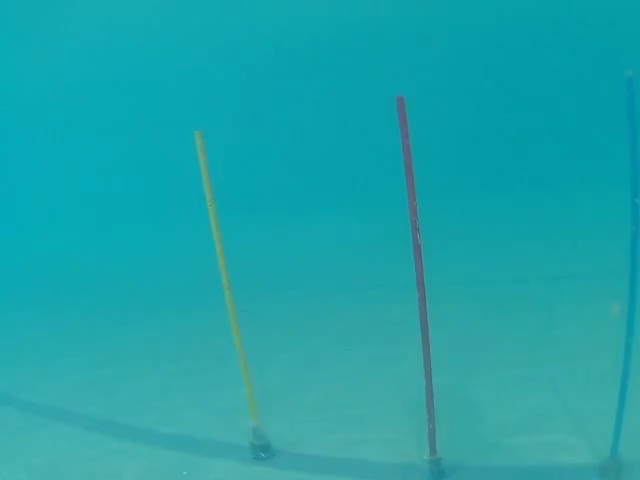
#> input picture frame 161 of dataset.mp4, 640 x 480 px
$ python angle_poles_final.py
#> lines starting #> are read from the running program, lines starting #| are printed output that depends on the picture; after the words box and inside, x2 and y2 are one past the last pixel; in counts of white or black regions, pixels touching at a corner belong together
#> further down, frame is the input picture: shape (480, 640, 3); mean B, G, R 169.7, 163.8, 28.9
import cv2
import numpy as np

def color_correction(frame):
    b, g, r = cv2.split(frame)
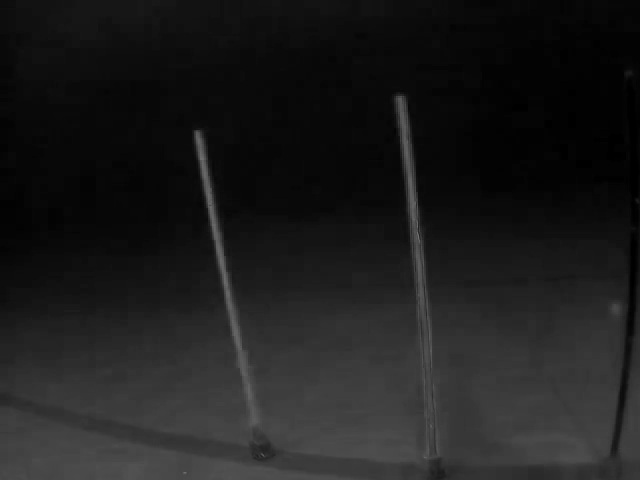
#> r: shape (480, 640); min 0, max 115, mean 28.9

    b = cv2.normalize(b, None, 0, 255, cv2.NORM_MINMAX)
    g = cv2.normalize(g, None, 0, 255, cv2.NORM_MINMAX)
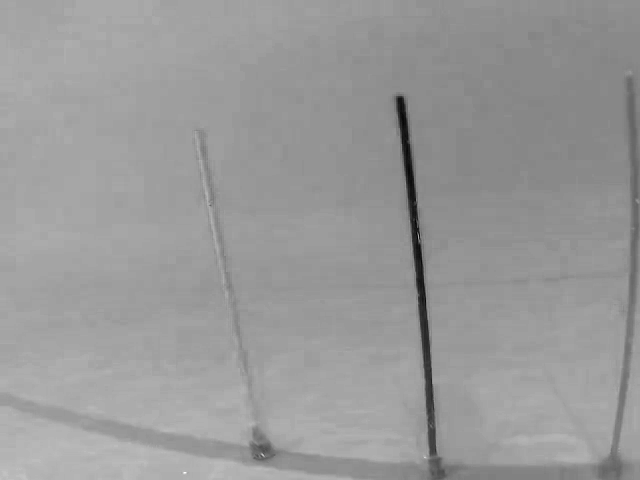
#> g: shape (480, 640); min 0, max 255, mean 153.3
    r = cv2.normalize(r, None, 0, 255, cv2.NORM_MINMAX)
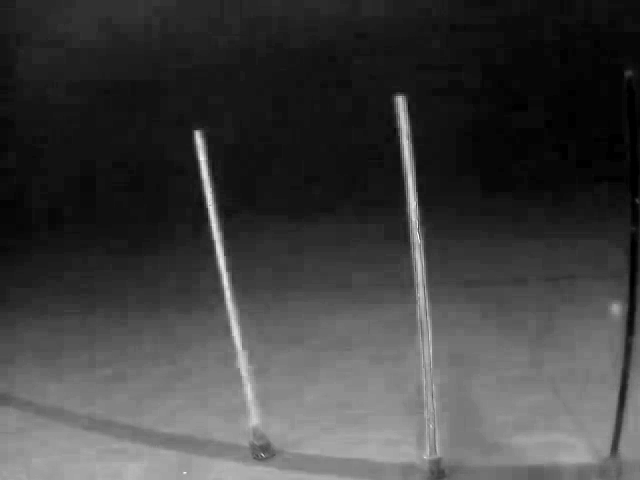
#> r: shape (480, 640); min 0, max 255, mean 64.1

    corrected = cv2.merge((b, g, r))
    return corrected


def apply_clahe(frame):
    lab = cv2.cvtColor(frame, cv2.COLOR_BGR2LAB)
    l, a, b = cv2.split(lab)

    clahe = cv2.createCLAHE(clipLimit=2.0, tileGridSize=(8, 8))
    l = clahe.apply(l)

    merged = cv2.merge((l, a, b))
    enhanced_bgr_image = cv2.cvtColor(merged, cv2.COLOR_LAB2BGR)
    return enhanced_bgr_image


VIDEO_PATH = "dataset.mp4"
HORIZONTAL_FOV_DEG = 100


LOWER_RED_1 = np.array([0, 80, 40])
UPPER_RED_1 = np.array([10, 255, 255])

LOWER_RED_2 = np.array([165, 80, 40])
UPPER_RED_2 = np.array([180, 255, 255])

LOWER_YELLOW = np.array([17, 100, 100])
UPPER_YELLOW = np.array([45, 255, 255])

LOWER_BLUE = np.array([90, 150, 100])
UPPER_BLUE = np.array([105, 255, 255])


capture = cv2.VideoCapture(VIDEO_PATH)
if not capture.isOpened():
    print("Error opening video")
    exit()


while True:
    ret, frame = capture.read() # Frame is taken in BGR by cv2
    if not ret:
        break

    cv2.imshow("Before color correction", frame)

    frame_normalized = color_correction(frame)
    cv2.imshow("After color correction", frame_normalized)


    hsv_image = cv2.cvtColor(frame_normalized, cv2.COLOR_BGR2HSV)
#> hsv_image: shape (480, 640, 3); mean H, S, V 89.5, 158.1, 165.8


    # RED MASK
    mask1 = cv2.inRange(hsv_image, LOWER_RED_1, UPPER_RED_1)
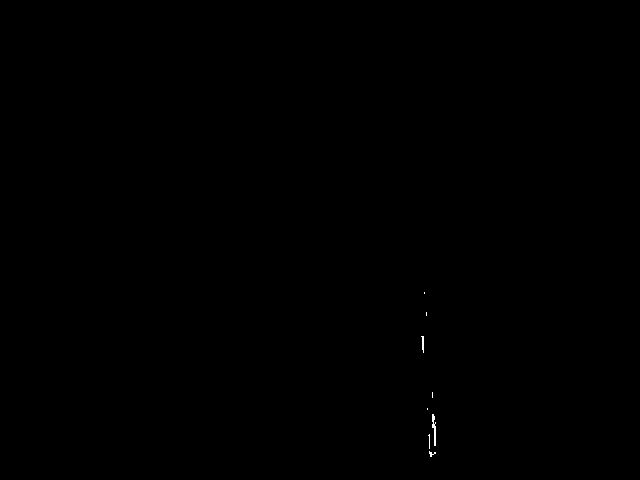
#> mask1: shape (480, 640); 0.05% white in thin lines or dots, all inside (x1, y1, x2, y2) = (421, 292, 436, 457)
    mask2 = cv2.inRange(hsv_image, LOWER_RED_2, UPPER_RED_2)
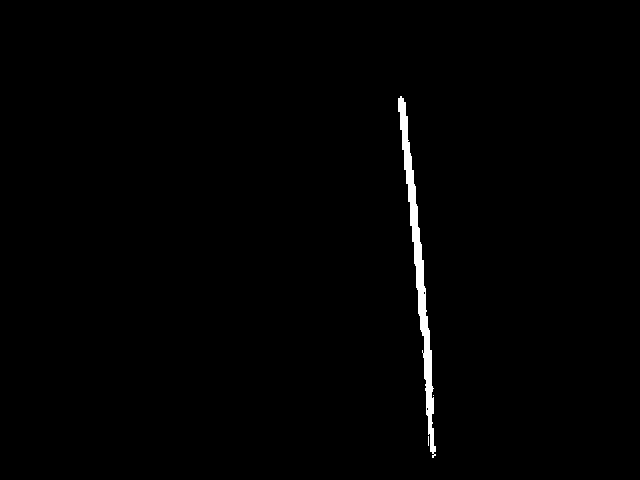
#> mask2: shape (480, 640); 0.86% white; 3 white regions (2 under 20 px), largest, box (x1, y1, x2, y2) and area: (398, 96, 436, 458) 2637
    red_mask = cv2.bitwise_or(mask1, mask2)
#> red_mask: shape (480, 640); 0.91% white; 1 white region, box (x1, y1, x2, y2) and area: (398, 96, 436, 458) 2803

    kernel_red = cv2.getStructuringElement(cv2.MORPH_RECT, (3, 25))
    # kernel_red = np.ones((5, 5), np.uint8)
    # red_mask = cv2.morphologyEx(red_mask, cv2.MORPH_OPEN, kernel_red)
    red_mask = cv2.morphologyEx(red_mask, cv2.MORPH_CLOSE, kernel_red)
#> red_mask: shape (480, 640); 0.92% white; 1 white region
    cv2.imshow("Red Mask", red_mask)


    contours_red, _ = cv2.findContours(red_mask, cv2.RETR_EXTERNAL, cv2.CHAIN_APPROX_SIMPLE)
#> contours_red = 1 contour; box (x1, y1, x2, y2) and area: (398, 96, 436, 458) 2458
    x_red, y_red, w_red, h_red = 0, 0, 0, 0
    frame_bbox = frame_normalized.copy()
    img_h, img_w = frame_bbox.shape[:2]
#> img_h = 480; img_w = 640
    pole_candidates_red = []
    for cnt in contours_red:
        area = cv2.contourArea(cnt)
        if area < 300:
            continue  # noise

        x, y, w, h = cv2.boundingRect(cnt)

        # Geometry filters
        aspect_ratio = h / w if w != 0 else 0

        if aspect_ratio < 3:
            continue  # not pole like

        if y + h < 0.6 * img_h:
            continue  # not touching floor

        # If it passes all conditions, then it might be a pole
        pole_candidates_red.append((cnt, x, y, w, h))
#> this loop made 1 pass
#> (area, x, y, w, h, aspect_ratio) on pass 1: (2457.5, 398, 96, 38, 362, 9.53)
#> after the loop, pole_candidates_red = 1 item

    if len(pole_candidates_red) > 0:
        best = max(pole_candidates_red, key=lambda item: item[4])
#> best = 5 items, first 5: contour of 126 points, box (x1, y1, x2, y2) (398, 96, 436, 458), area 2458, 398, 96, 38, 362
        cnt, x_red, y_red, w_red, h_red = best
#> cnt = contour of 126 points, box (x1, y1, x2, y2) (398, 96, 436, 458), area 2458; x_red = 398; y_red = 96; w_red = 38; h_red = 362
        cv2.rectangle(frame_bbox, (x_red, y_red), (x_red + w_red, y_red + h_red), (0, 255, 0), 2)
        cv2.putText(frame_bbox, "RED POLE", (x_red, y_red - 10), cv2.FONT_HERSHEY_SIMPLEX, 0.6, (0, 255, 0), 2)
        # Calculating the yaw angle
        img_center_x = img_w // 2
#> img_center_x = 320
        red_pole_center_x = x_red + (w_red // 2)
#> red_pole_center_x = 417
        x_error = red_pole_center_x - img_center_x
#> x_error = 97
        yaw_angle = (x_error / img_center_x) * (HORIZONTAL_FOV_DEG / 2)
#> yaw_angle = 15.16
        cv2.line(frame_bbox, (img_center_x, 0), (img_center_x, img_h), (255, 0, 0), 2)
        cv2.circle(frame_bbox, (red_pole_center_x, y_red), 6, (0, 0, 255), -1)
#> frame_bbox: shape (480, 640, 3); mean B, G, R 160.4, 153.7, 63.2
        cv2.putText(frame_bbox, f"Yaw: {yaw_angle:.2f} deg", (30, 40), cv2.FONT_HERSHEY_SIMPLEX,
        1, (0, 255, 255), 2)
    cv2.imshow("Detected Red Pole", frame_bbox)


    # YELLOW MASK
    # kernel_yellow = np.ones((3, 3), np.uint8)
    kernel_yellow = cv2.getStructuringElement(cv2.MORPH_RECT, (3, 25))
    yellow_mask = cv2.inRange(hsv_image, LOWER_YELLOW, UPPER_YELLOW)
#> yellow_mask: shape (480, 640); 0.5% white; 10 white regions (8 under 20 px), largest, box (x1, y1, x2, y2) and area: (204, 174, 258, 420) 1427, (196, 132, 202, 156) 60
    yellow_mask = cv2.dilate(yellow_mask, kernel_yellow, iterations=1)
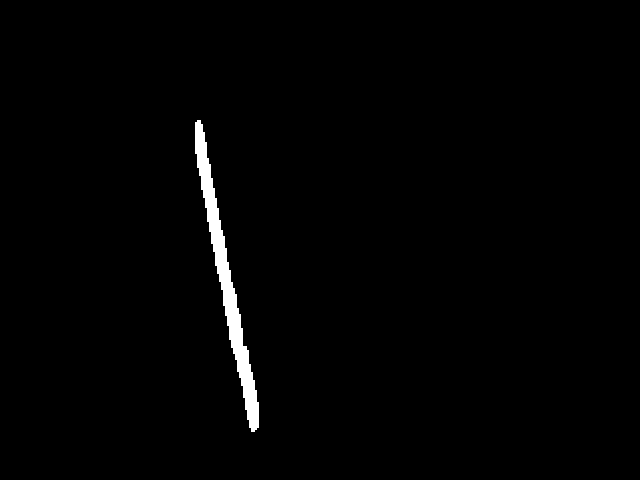
#> yellow_mask: shape (480, 640); 1.3% white; 1 white region
    yellow_mask = cv2.morphologyEx(yellow_mask, cv2.MORPH_CLOSE, kernel_yellow)
    cv2.imshow("Yellow Mask", yellow_mask)

    contours_yellow, _ = cv2.findContours(yellow_mask, cv2.RETR_EXTERNAL, cv2.CHAIN_APPROX_SIMPLE)
#> contours_yellow = 1 contour; box (x1, y1, x2, y2) and area: (195, 120, 259, 432) 3526

    frame_bbox = frame_normalized.copy()
    img_h, img_w = frame_bbox.shape[:2]
    pole_candidates_yellow = []
    for cnt in contours_yellow:
        area = cv2.contourArea(cnt)
        if area < 200:
            continue  # noise

        x, y, w, h = cv2.boundingRect(cnt)

        # Geometry filters
        aspect_ratio = h / w if w != 0 else 0

        if aspect_ratio < 3:
            continue  # not pole-like

        if y + h < 0.6 * img_h:
            continue  # not touching floor

        # If it passes all conditions, then it might be a pole
        pole_candidates_yellow.append((cnt, x, y, w, h))
#> this loop made 1 pass
#> (area, x, y, w, h, aspect_ratio) on pass 1: (3526.5, 195, 120, 64, 312, 4.88)
#> after the loop, pole_candidates_yellow = 1 item


    if len(pole_candidates_yellow) > 0:
        best = max(pole_candidates_yellow, key=lambda item: item[4])
#> best = 5 items, first 5: contour of 181 points, box (x1, y1, x2, y2) (195, 120, 259, 432), area 3526, 195, 120, 64, 312
        cnt, x, y, w, h = best
#> cnt = contour of 181 points, box (x1, y1, x2, y2) (195, 120, 259, 432), area 3526
        cv2.rectangle(frame_bbox, (x, y), (x + w, y + h), (0, 255, 0), 2)
        cv2.putText(frame_bbox, "YELLOW POLE", (x, y - 10), cv2.FONT_HERSHEY_SIMPLEX, 0.6, (0, 255, 0), 2)
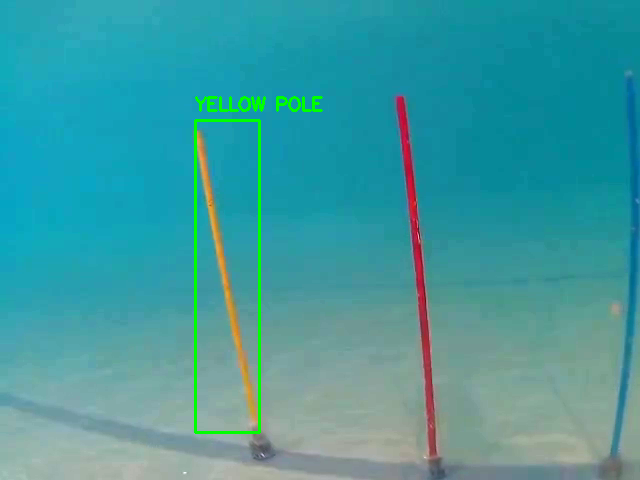
#> frame_bbox: shape (480, 640, 3); mean B, G, R 159.8, 154.4, 63.5
    cv2.imshow("Detected Yellow Pole", frame_bbox)


    # [5 lines of commented-out code are left out]


    key = cv2.waitKey(0) & 0xFF   # wait indefinitely
#> (key q is pressed here)
    if key == ord('q'):
        break

    # if cv2.waitKey(20) & 0xFF == ord('q'):
    #     break


capture.release()
cv2.destroyAllWindows()


# def gamma_correction(frame, gamma=1.2):
#     inv_gamma = 1.0 / gamma
#     table = np.array([
#         ((i / 255.0) ** inv_gamma) * 255
#         for i in range(256)
#     ]).astype("uint8")

#     return cv2.LUT(frame, table)

$ run again, starting later in the video
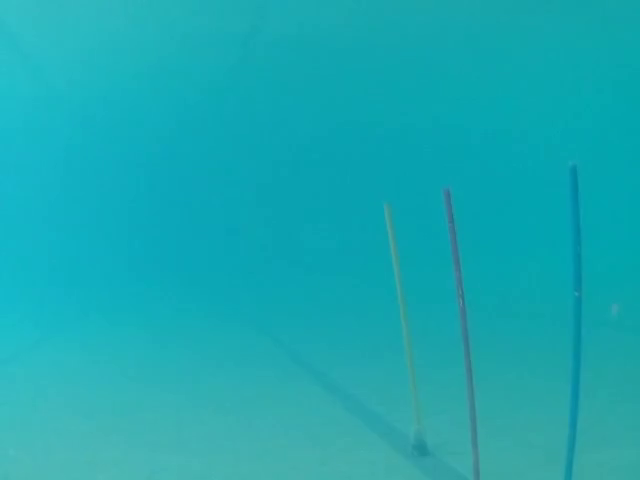
#> input picture frame 726 of dataset.mp4, 640 x 480 px
#> frame is the input picture: shape (480, 640, 3); mean B, G, R 178.3, 169.5, 26
#> hsv_image: shape (480, 640, 3); mean H, S, V 79.8, 166.8, 185.1
#> `mask1 = cv2.inRange(hsv_image, LOWER_RED_1, UPPER_RED_1)`:
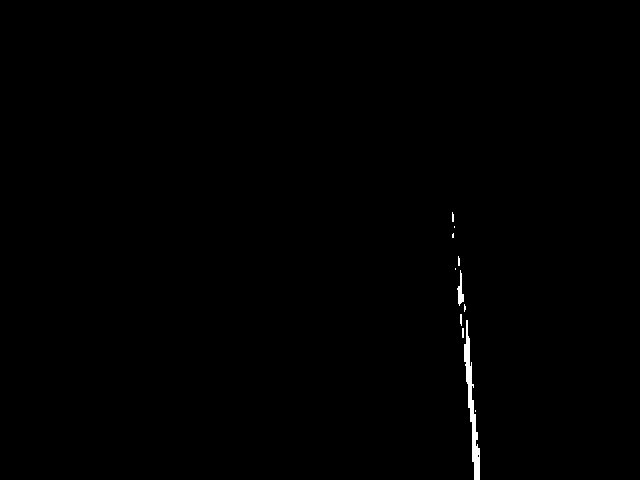
#> mask1: shape (480, 640); 0.34% white; 11 white regions (7 under 20 px), largest, box (x1, y1, x2, y2) and area: (464, 320, 480, 480) 832, (457, 270, 464, 306) 120, (460, 314, 462, 326) 22, (462, 328, 464, 338) 20
#> mask2: shape (480, 640); 0.21% white; 5 white regions (3 under 20 px), largest, box (x1, y1, x2, y2) and area: (444, 191, 460, 288) 498, (460, 302, 466, 344) 139
#> contours_red = 1 contour; box (x1, y1, x2, y2) and area: (444, 191, 480, 480) 1466
#> the loop `for cnt in contours_red:` made 1 pass
#> (area, x, y, w, h, aspect_ratio) on pass 1: (1466, 444, 191, 36, 289, 8.03)
#> after the loop `for cnt in contours_red:`: pole_candidates_red = 1 item
#> `best = max(pole_candidates_red, key=lambda item: item[4])`: best = 5 items, first 5: contour of 112 points, box (x1, y1, x2, y2) (444, 191, 480, 480), area 1466, 444, 191, 36, 289
#> `cnt, x_red, y_red, w_red, h_red = best`: cnt = contour of 112 points, box (x1, y1, x2, y2) (444, 191, 480, 480), area 1466; x_red = 444; y_red = 191; w_red = 36; h_red = 289
#> red_pole_center_x = 462
#> x_error = 142
#> yaw_angle = 22.19
#> contours_yellow = 7 contours; box (x1, y1, x2, y2) and area: (577, 426, 640, 480) 2662, (385, 194, 425, 480) 2576, (477, 407, 505, 480) 882, (538, 440, 559, 480) 716, (465, 340, 477, 480) 641, (511, 452, 521, 480) 243, (393, 436, 399, 466) 139
#> the loop `for cnt in contours_yellow:` made 7 passes
#> (area, x, y, w, h, aspect_ratio) on passes 2, 4, 5, 6, 7: (715.5, 538, 440, 21, 40, 1.9), (2662, 577, 426, 63, 54, 0.857), (882.5, 477, 407, 28, 73, 2.61), (641, 465, 340, 12, 140, 11.67), (2576.5, 385, 194, 40, 286, 7.15)
#> after the loop `for cnt in contours_yellow:`: pole_candidates_yellow = 2 items
#> `best = max(pole_candidates_yellow, key=lambda item: item[4])`: best = 5 items, first 5: contour of 109 points, box (x1, y1, x2, y2) (385, 194, 425, 480), area 2576, 385, 194, 40, 286
#> `cnt, x, y, w, h = best`: cnt = contour of 109 points, box (x1, y1, x2, y2) (385, 194, 425, 480), area 2576
#> `cv2.putText(frame_bbox, "YELLOW POLE", (x, y - 10), cv2.FONT_HERSHEY_S..`:
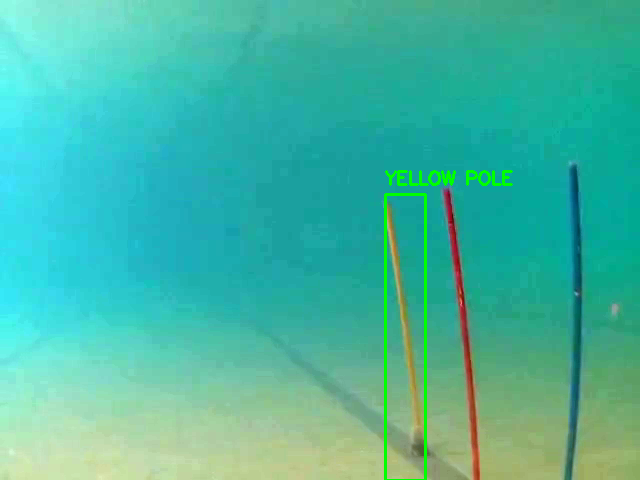
#> frame_bbox: shape (480, 640, 3); mean B, G, R 161.9, 183.6, 69.9
